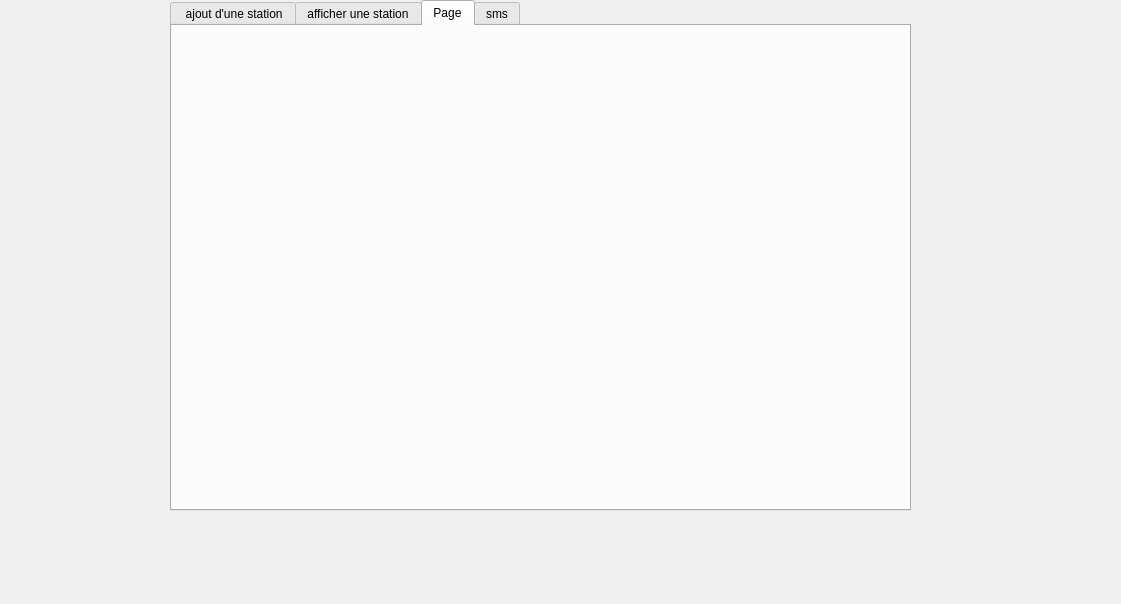
<?xml version="1.0" encoding="UTF-8"?>
<ui version="4.0">
 <class>retours</class>
 <widget class="QWidget" name="retours">
  <property name="geometry">
   <rect>
    <x>0</x>
    <y>0</y>
    <width>1121</width>
    <height>604</height>
   </rect>
  </property>
  <property name="windowTitle">
   <string>Form</string>
  </property>
  <widget class="QTabWidget" name="tabWidget">
   <property name="geometry">
    <rect>
     <x>170</x>
     <y>0</y>
     <width>741</width>
     <height>511</height>
    </rect>
   </property>
   <property name="currentIndex">
    <number>2</number>
   </property>
   <widget class="QWidget" name="tab_2">
    <attribute name="title">
     <string> ajout d'une station</string>
    </attribute>
    <widget class="QGroupBox" name="groupBox">
     <property name="geometry">
      <rect>
       <x>20</x>
       <y>70</y>
       <width>461</width>
       <height>261</height>
      </rect>
     </property>
     <property name="title">
      <string/>
     </property>
     <widget class="QLabel" name="label">
      <property name="geometry">
       <rect>
        <x>70</x>
        <y>50</y>
        <width>56</width>
        <height>16</height>
       </rect>
      </property>
      <property name="text">
       <string>reference</string>
      </property>
     </widget>
     <widget class="QLineEdit" name="lineEdit_ref">
      <property name="geometry">
       <rect>
        <x>150</x>
        <y>50</y>
        <width>113</width>
        <height>22</height>
       </rect>
      </property>
     </widget>
     <widget class="QLabel" name="label_2">
      <property name="geometry">
       <rect>
        <x>70</x>
        <y>80</y>
        <width>56</width>
        <height>16</height>
       </rect>
      </property>
      <property name="text">
       <string>point </string>
      </property>
     </widget>
     <widget class="QLineEdit" name="lineEdit_point">
      <property name="geometry">
       <rect>
        <x>150</x>
        <y>80</y>
        <width>113</width>
        <height>22</height>
       </rect>
      </property>
     </widget>
     <widget class="QLabel" name="label_3">
      <property name="geometry">
       <rect>
        <x>50</x>
        <y>110</y>
        <width>91</width>
        <height>20</height>
       </rect>
      </property>
      <property name="text">
       <string>type_chargeur</string>
      </property>
     </widget>
     <widget class="QLineEdit" name="lineEdit_type_chargeur">
      <property name="geometry">
       <rect>
        <x>150</x>
        <y>110</y>
        <width>113</width>
        <height>22</height>
       </rect>
      </property>
     </widget>
     <widget class="QLabel" name="label_4">
      <property name="geometry">
       <rect>
        <x>60</x>
        <y>140</y>
        <width>56</width>
        <height>16</height>
       </rect>
      </property>
      <property name="text">
       <string>temps</string>
      </property>
     </widget>
     <widget class="QLineEdit" name="lineEdit_temps">
      <property name="geometry">
       <rect>
        <x>150</x>
        <y>140</y>
        <width>113</width>
        <height>22</height>
       </rect>
      </property>
     </widget>
     <widget class="QPushButton" name="ajouter">
      <property name="geometry">
       <rect>
        <x>330</x>
        <y>210</y>
        <width>93</width>
        <height>28</height>
       </rect>
      </property>
      <property name="text">
       <string>ajouter</string>
      </property>
     </widget>
     <widget class="QPushButton" name="modifierBtn">
      <property name="geometry">
       <rect>
        <x>190</x>
        <y>210</y>
        <width>93</width>
        <height>28</height>
       </rect>
      </property>
      <property name="text">
       <string>modifier</string>
      </property>
     </widget>
     <widget class="QLineEdit" name="lineEdit_phone">
      <property name="geometry">
       <rect>
        <x>150</x>
        <y>170</y>
        <width>113</width>
        <height>22</height>
       </rect>
      </property>
     </widget>
     <widget class="QLabel" name="label_11">
      <property name="geometry">
       <rect>
        <x>60</x>
        <y>170</y>
        <width>56</width>
        <height>16</height>
       </rect>
      </property>
      <property name="text">
       <string>phone</string>
      </property>
     </widget>
    </widget>
   </widget>
   <widget class="QWidget" name="tab_3">
    <attribute name="title">
     <string>afficher une station</string>
    </attribute>
    <widget class="QTableView" name="tab_stations">
     <property name="geometry">
      <rect>
       <x>20</x>
       <y>50</y>
       <width>671</width>
       <height>281</height>
      </rect>
     </property>
     <property name="selectionBehavior">
      <enum>QAbstractItemView::SelectRows</enum>
     </property>
    </widget>
    <widget class="QLineEdit" name="lineEdit_recherche">
     <property name="geometry">
      <rect>
       <x>440</x>
       <y>20</y>
       <width>191</width>
       <height>21</height>
      </rect>
     </property>
     <property name="placeholderText">
      <string>search...</string>
     </property>
    </widget>
    <widget class="QComboBox" name="comboBox_trie">
     <property name="geometry">
      <rect>
       <x>40</x>
       <y>20</y>
       <width>151</width>
       <height>21</height>
      </rect>
     </property>
    </widget>
    <widget class="QPushButton" name="generate_pdf">
     <property name="geometry">
      <rect>
       <x>30</x>
       <y>350</y>
       <width>93</width>
       <height>28</height>
      </rect>
     </property>
     <property name="text">
      <string>pdf</string>
     </property>
    </widget>
    <widget class="QPushButton" name="deleteBtn">
     <property name="geometry">
      <rect>
       <x>140</x>
       <y>350</y>
       <width>93</width>
       <height>28</height>
      </rect>
     </property>
     <property name="text">
      <string>Delete</string>
     </property>
    </widget>
    <widget class="QLabel" name="qrcode">
     <property name="geometry">
      <rect>
       <x>470</x>
       <y>340</y>
       <width>171</width>
       <height>131</height>
      </rect>
     </property>
     <property name="text">
      <string/>
     </property>
    </widget>
    <widget class="QPushButton" name="save">
     <property name="geometry">
      <rect>
       <x>340</x>
       <y>390</y>
       <width>93</width>
       <height>28</height>
      </rect>
     </property>
     <property name="styleSheet">
      <string notr="true"/>
     </property>
     <property name="text">
      <string>save</string>
     </property>
    </widget>
   </widget>
   <widget class="QWidget" name="tab">
    <attribute name="title">
     <string>Page</string>
    </attribute>
    <widget class="QLabel" name="chartview">
     <property name="geometry">
      <rect>
       <x>20</x>
       <y>110</y>
       <width>551</width>
       <height>291</height>
      </rect>
     </property>
     <property name="text">
      <string/>
     </property>
    </widget>
   </widget>
   <widget class="QWidget" name="tab_4">
    <attribute name="title">
     <string>sms</string>
    </attribute>
    <widget class="QPushButton" name="send">
     <property name="geometry">
      <rect>
       <x>230</x>
       <y>380</y>
       <width>93</width>
       <height>28</height>
      </rect>
     </property>
     <property name="text">
      <string>send sms</string>
     </property>
    </widget>
    <widget class="QTextEdit" name="sms">
     <property name="geometry">
      <rect>
       <x>130</x>
       <y>90</y>
       <width>321</width>
       <height>261</height>
      </rect>
     </property>
    </widget>
    <widget class="QLineEdit" name="phone">
     <property name="geometry">
      <rect>
       <x>190</x>
       <y>50</y>
       <width>171</width>
       <height>21</height>
      </rect>
     </property>
     <property name="placeholderText">
      <string>phone number</string>
     </property>
    </widget>
   </widget>
  </widget>
  <widget class="QLabel" name="label_5">
   <property name="geometry">
    <rect>
     <x>0</x>
     <y>-20</y>
     <width>167</width>
     <height>561</height>
    </rect>
   </property>
   <property name="text">
    <string/>
   </property>
   <property name="pixmap">
    <pixmap>../../Bureau/login.png</pixmap>
   </property>
  </widget>
 </widget>
 <resources/>
 <connections/>
</ui>
